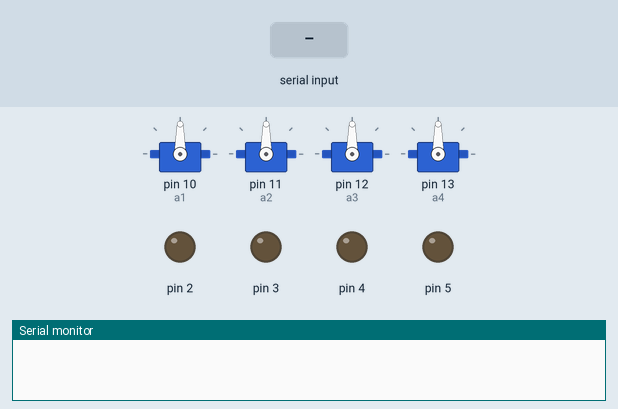
The sketch below on a simulated Arduino Uno, built with avr-gcc and run on an emulated ATmega328P. On the bench: 4 × servo, output pins drawn as LEDs (lit = HIGH), the last lines printed to the serial monitor. Inputs (shaded band) come from the test bench.

Above: at 1.2 s.
1.3 s: "F" received over Serial
At 1.7 s:
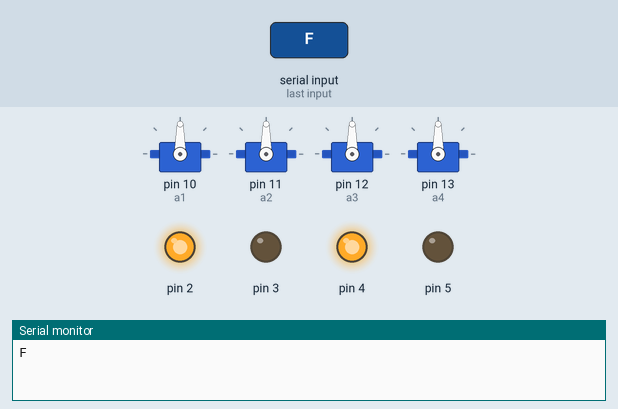
2.8 s: "B" received over Serial
At 4.0 s:
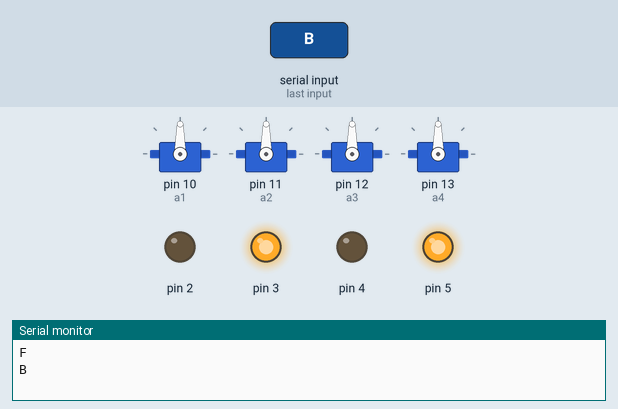
4.3 s: "R" received over Serial
At 5.2 s:
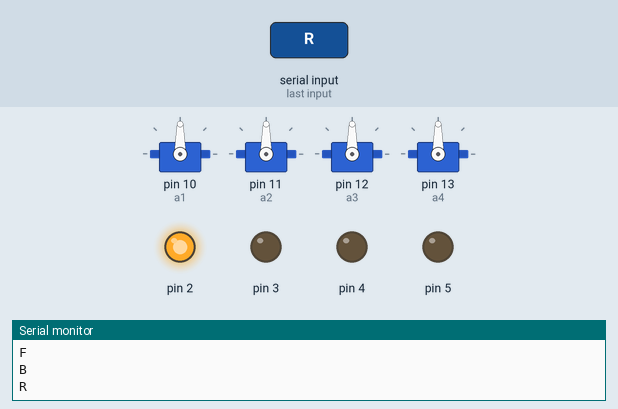
5.8 s: "L" received over Serial
At 6.3 s:
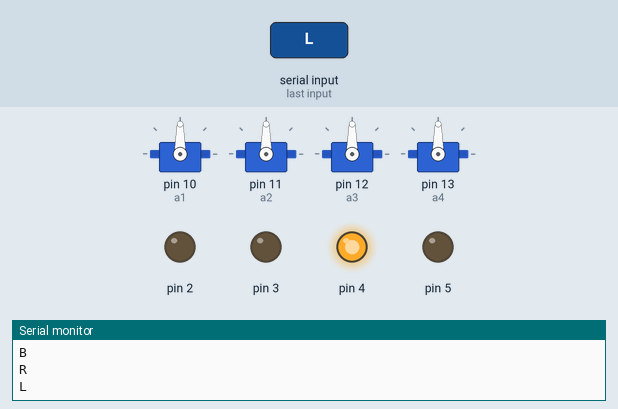
7.3 s: "W;45\n" received over Serial
At 8.5 s:
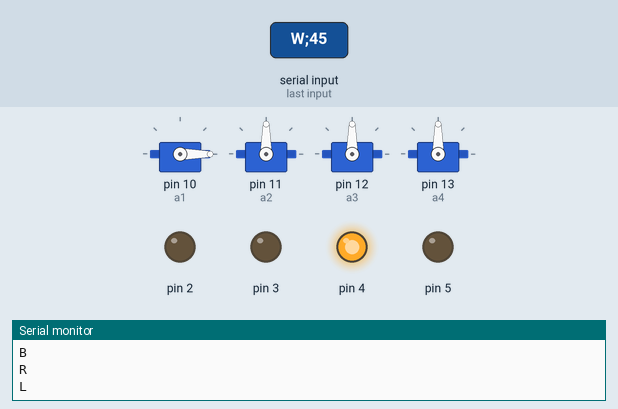
8.8 s: "S" received over Serial
At 9.8 s:
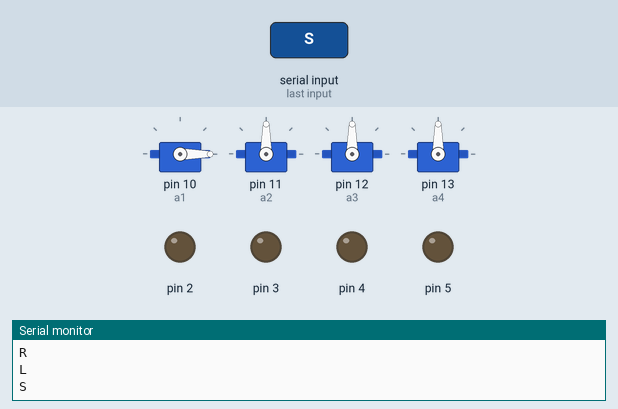
Timing chart, 0 to 11.3 s (numbered marks = the images above; inputs shaded):
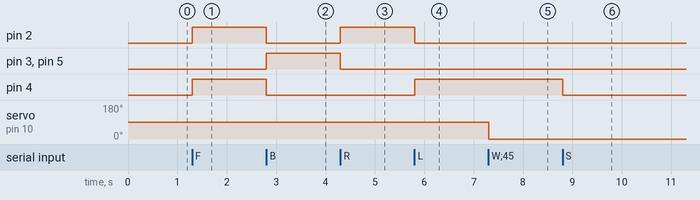

The sketch:

carcontrol.ino
```cpp
  #include<Servo.h>
char command;
String string;
Servo a1;
Servo a2;
Servo a3;
Servo a4;

  void setup()
  {
    a1.attach(10);
    a2.attach(11);
    a3.attach(12);
    a4.attach(13);

     pinMode(2,OUTPUT);
     pinMode(3,OUTPUT);
     pinMode(4,OUTPUT);
     pinMode(5,OUTPUT);

    Serial.begin(9600);

  }

  int length(String str){
    int i=0;
    for(i = 0;str[i]!=NULL;i++);
    return i;
  }

  String get_angle(String str){
    String temp_str="";
    //A-124 , A-90, etc this will return only 124 and 90 respectevely
    for(int i=1;i<length(str);i++){
      temp_str+=str[i];
    }
    return temp_str;
  }

  void loop()
  {


    while(Serial.available() > 0)
    {
      command = ((byte)Serial.read());
      if(command == ';')
      {
        break;
      }

      else
      {
        string += command;
      }

      delay(2);
    }

    if(string=="")return;


    if(string[0]=='W'){//Servo 1 angle changed
      a1.write(get_angle(string).toInt());
      Serial.println(get_angle(string));
    }


    if(string[0]=='X'){//Servo 2 angle changed
      a2.write(get_angle(string).toInt());
      Serial.println(get_angle(string));
    }

    if(string[0]=='Y'){//Servo 3 angle changed
      a3.write(get_angle(string).toInt());
      Serial.println(get_angle(string));
    }

     if(string[0]=='Z'){//Servo 4 angle changed
      a4.write(get_angle(string).toInt());
      Serial.println(get_angle(string));
    }


    if(string == "F")//Forward
    {
  digitalWrite(2, HIGH);
  digitalWrite(3, LOW);
  digitalWrite(4, HIGH);
  digitalWrite(5, LOW);
       Serial.println(string);
    }

    if(string =="B")//Back
    {
  digitalWrite(2, LOW);
  digitalWrite(3, HIGH);
  digitalWrite(4, LOW);
  digitalWrite(5, HIGH);
        Serial.println(string);
    }

    if(string =="R")//Turn Right
    {
  digitalWrite(2, HIGH);
  digitalWrite(3, LOW);
  digitalWrite(4, LOW);
  digitalWrite(5, LOW);
        Serial.println(string);
    }

    if(string =="L")//Turn Left
    {
  digitalWrite(2, LOW);
  digitalWrite(3, LOW);
  digitalWrite(4, HIGH);
  digitalWrite(5, LOW);
        Serial.println(string);
    }

    if(string =="S")//Stop
    {
  digitalWrite(2, LOW);
  digitalWrite(3, LOW);
  digitalWrite(4, LOW);
  digitalWrite(5, LOW);
        Serial.println(string);
    }
    string = "";
 }
```

Measured:
- after the input at 1.3 s, pin 2, pin 4: LOW → HIGH at once
- after the input at 2.8 s, pin 2, pin 4: HIGH → LOW at once; pin 3, pin 5: LOW → HIGH at once
- after the input at 4.3 s, pin 2: LOW → HIGH at once; pin 3, pin 5: HIGH → LOW at once
- after the input at 5.8 s, pin 2: HIGH → LOW at once; pin 4: LOW → HIGH at once
- after the input at 7.3 s, servo on pin 10 (a1): 90° → 0° at once
- after the input at 8.8 s, pin 4: HIGH → LOW at once
